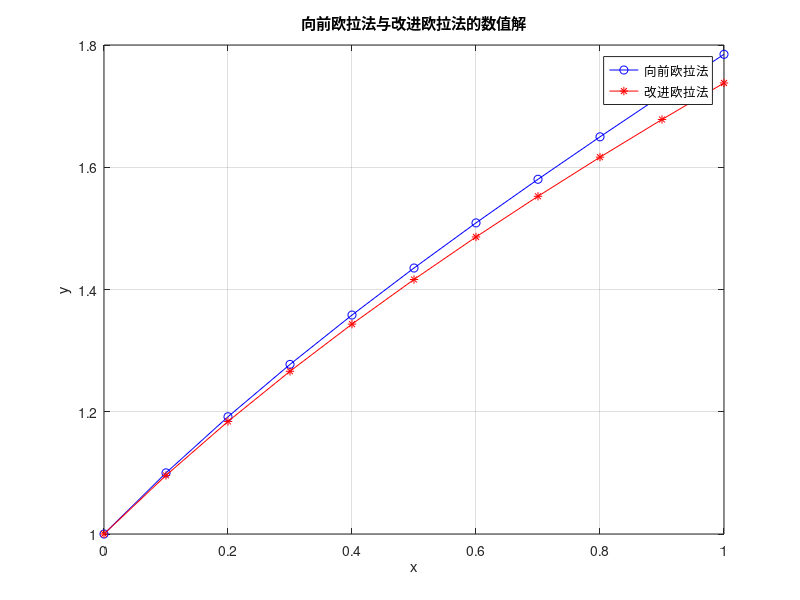

The MATLAB source for this figure:
% 定义初始条件和步长
x0 = 0; y0 = 1; h = 0.1;
x_end = 1; N = (x_end - x0) / h;

% 预分配空间
x = x0:h:x_end;
y_forward = zeros(1, N+1); y_improved = zeros(1, N+1);
y_forward(1) = y0; y_improved(1) = y0;

% 向前欧拉法
for i = 1:N
    y_forward(i+1) = y_forward(i) + h * (y_forward(i) - 2 * x(i) / y_forward(i));
end

% 改进欧拉法
for i = 1:N
    f = y_improved(i) - 2 * x(i) / y_improved(i);
    y_predictor = y_improved(i) + h * f;
    y_improved(i+1) = y_improved(i) + h / 2 * (f + (y_predictor - 2 * x(i+1) / y_predictor));
end

% 比较计算结果
plot(x, y_forward, 'b-o', x, y_improved, 'r-*');
legend('向前欧拉法', '改进欧拉法');
title('向前欧拉法与改进欧拉法的数值解');
xlabel('x');
ylabel('y');
grid on;
